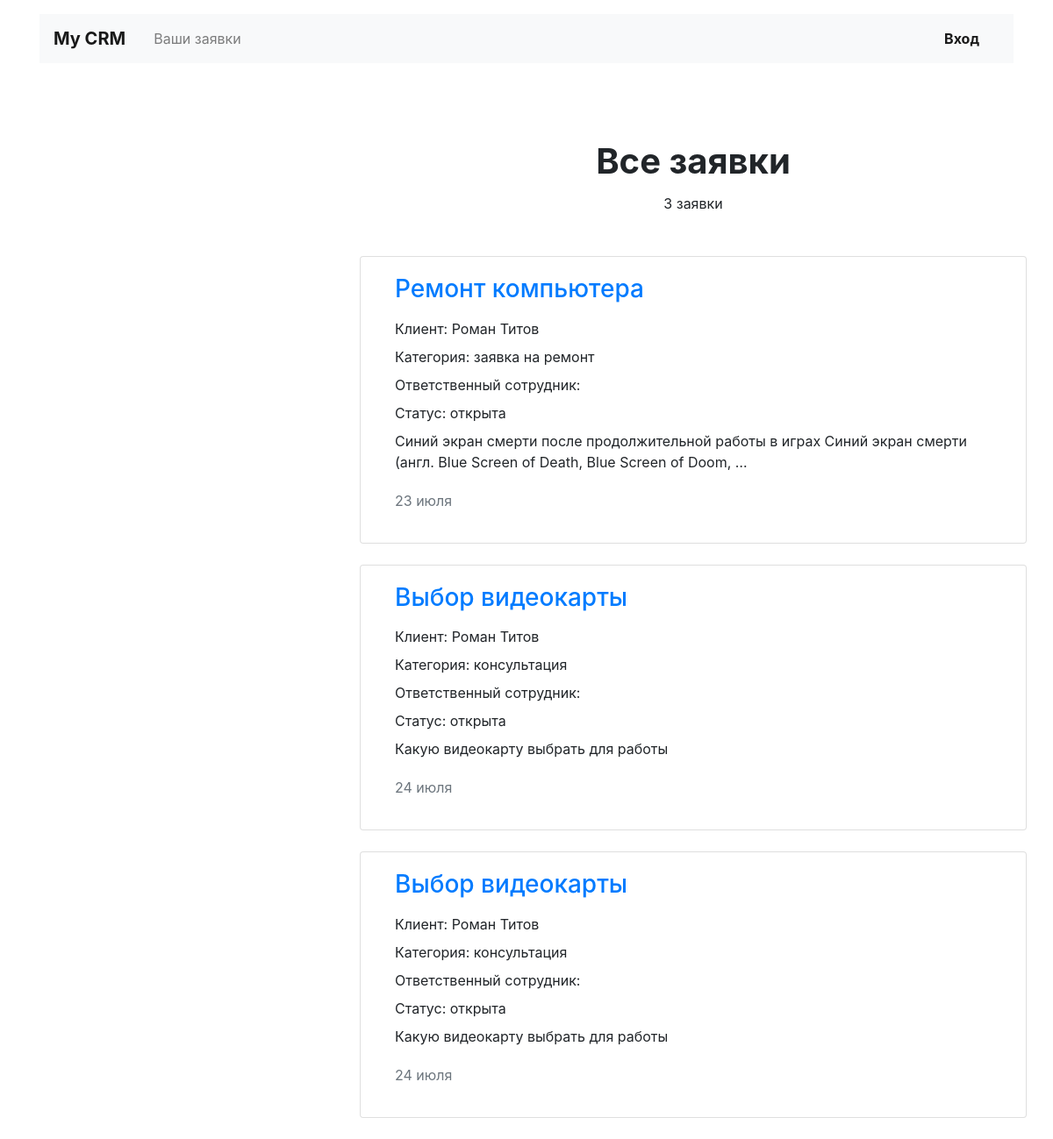
/applications/all/, run on the app's committed database.
### crm/models.py (models this page shows, shortened)
class Application(models.Model):
    title = models.CharField('Заголовок', max_length=128)
    category = models.ForeignKey(
        Category,
        verbose_name='Категория',
        null=True,
        on_delete=models.SET_NULL,
    )
    client = models.ForeignKey(
        Client,
        verbose_name='Клиент',
        null=True,
        on_delete=models.SET_NULL,
    )
    employee = models.ForeignKey(
        settings.AUTH_USER_MODEL,
        verbose_name='Сотрудник',
        null=True,
        on_delete=models.SET_NULL,
    )
    description = models.TextField(
        'Описание'
    )
    status = models.ForeignKey(
        Status,
        verbose_name='Статус',
        on_delete=models.PROTECT,
    )
    creation_date = models.DateTimeField(auto_now_add=True)
    class Meta:
        verbose_name = 'Заявка'
        verbose_name_plural = 'Заявки'

class Client(models.Model):
    first_name = models.CharField(
        'Имя',
        max_length=128,
    )
    last_name = models.CharField(
        'Фамилия',
        max_length=128,
        blank=True,
    )
    phone_regex = RegexValidator(
        regex=r'^\+?1?\d{9,15}$',
        message="Phone number must be entered in the format:"
                " '+999999999'. Up to 15 digits allowed.",
    )
    phone_number = models.CharField(
        'Номер телефона',
        validators=[phone_regex],
        max_length=17,
        blank=True
    )
    email = models.EmailField('Электронная почта')
    tg_username = models.CharField('Ник в telegram', max_length=128, blank=True)
    registration_data = models.DateTimeField(auto_now_add=True)
    class Meta:
        verbose_name = 'Клиент'
        verbose_name_plural = 'Клиенты'

class Category(models.Model):
    title = models.CharField(max_length=128)
    class Meta:
        verbose_name = 'Категория'
        verbose_name_plural = 'Категории'

class Status(models.Model):
    title = models.CharField(max_length=128)
    class Meta:
        verbose_name = 'Статус'
        verbose_name_plural = 'Статусы'

### crm/views/application.py (the view)
class AllApplicationsView(BaseApplicationsView):
    def get_queryset(self):
        return self.model.objects.all()
    def get_context_data(self, *args, **kwargs):
        context = super().get_context_data(*args, **kwargs)
        context['applications_title'] = 'Все заявки'
        return context

### crm/templatetags/ru_pluralize.py (called while the page is built)
@register.filter()
def ru_pluralize(number, arg: str = 'ночь,ночи,ночей'):
    nominative_singular, genitive_singular, genitive_plural = arg.split(',')
    number = abs(number)
    if number % 10 in [0, 5, 6, 7, 8, 9] or 11 <= number % 100 <= 19:
        return f'{number} {genitive_plural}'
    elif number % 10 == 1:
        return f'{number} {nominative_singular}'
    else:
        return f'{number} {genitive_singular}'

### crm/views/application.py (called while the page is built)
    def dispatch(self, request, *args, **kwargs):
        self.search_form = forms.SearchForm(request.GET)
        self.search_form.is_valid()
        return super().dispatch(request, *args, **kwargs)

    def get_context_data(self, *args, **kwargs):
        context = super().get_context_data(*args, **kwargs)
        context['search_form'] = self.search_form
        return context

### crm/templates/crm/application/applications_list.html
{% extends "../base/base.html" %}
{% load ru_pluralize %}
{% block content %}
<section class="row">
<div class="col-4"></div>
  <div class="col-12 col-lg-8 offset-lg-2 m-auto">
      <h1 class="h1 text-center mx-auto mt-4 pt-5"><strong>{{ applications_title }}</strong></h1>
      <p class="text-center pt-1">{{ applications|length|ru_pluralize:'заявка, заявки, заявок' }}</p>
      <div class="row mt-5">
          {% load i18n %}
            {% language 'ru' %}
              {% for application in applications %}
                {% include './application_card.html' %}
              {% endfor %}
            {% endlanguage %}
        </div>
      </div>
</section>
{% endblock content %}

### crm/templates/crm/application/application_card.html
<div class="card col-12 mb-4">
    <div class="card-body px-4">
      <div class="row">
        <div class="col-12">
          <a href="{% url 'application' application.id %}"><h2 class="h3 pb-2">{{ application.title }}</h2></a>
          <p class="mb-2">Клиент: {{ application.client.first_name }} {{ application.client.last_name }}</p>
          <p class="mb-2">Категория: {{ application.category.title }}</p>
          <p class="mb-2">Ответственный сотрудник: {{ application.employee.first_name }} {{ application.employee.last_name }}</p>
          <p class="mb-2">Статус: {{ application.status.title }}</p>
          <p>{{ application.description|truncatewords:20 }}</p>
          <p class="text-muted pt-1">{{ application.creation_date|date:'d E' }}</p>
        </div>
      </div>
    </div>
</div>

### data on the page
Application: title "Ремонт компьютера", client.first_name "Роман", client.last_name "Титов", category "заявка на ремонт", status "открыта", description "Синий экран смерти после продолжительной работы в играх Синий экран смерти (англ. Blue Screen of Death, Blue Screen of Doom, …", creation_date "23 июля"
Application: title "Выбор видеокарты", client.first_name "Роман", client.last_name "Титов", category "консультация", status "открыта", description "Какую видеокарту выбрать для работы", creation_date "24 июля"
Application: title "Выбор видеокарты", client.first_name "Роман", client.last_name "Титов", category "консультация", status "открыта", description "Какую видеокарту выбрать для работы", creation_date "24 июля"

### other printed values
{{ applications_title }} "Все заявки"
{{ applications|length|ru_pluralize:'заявка, заявки, заявок' }} "3 заявки"
